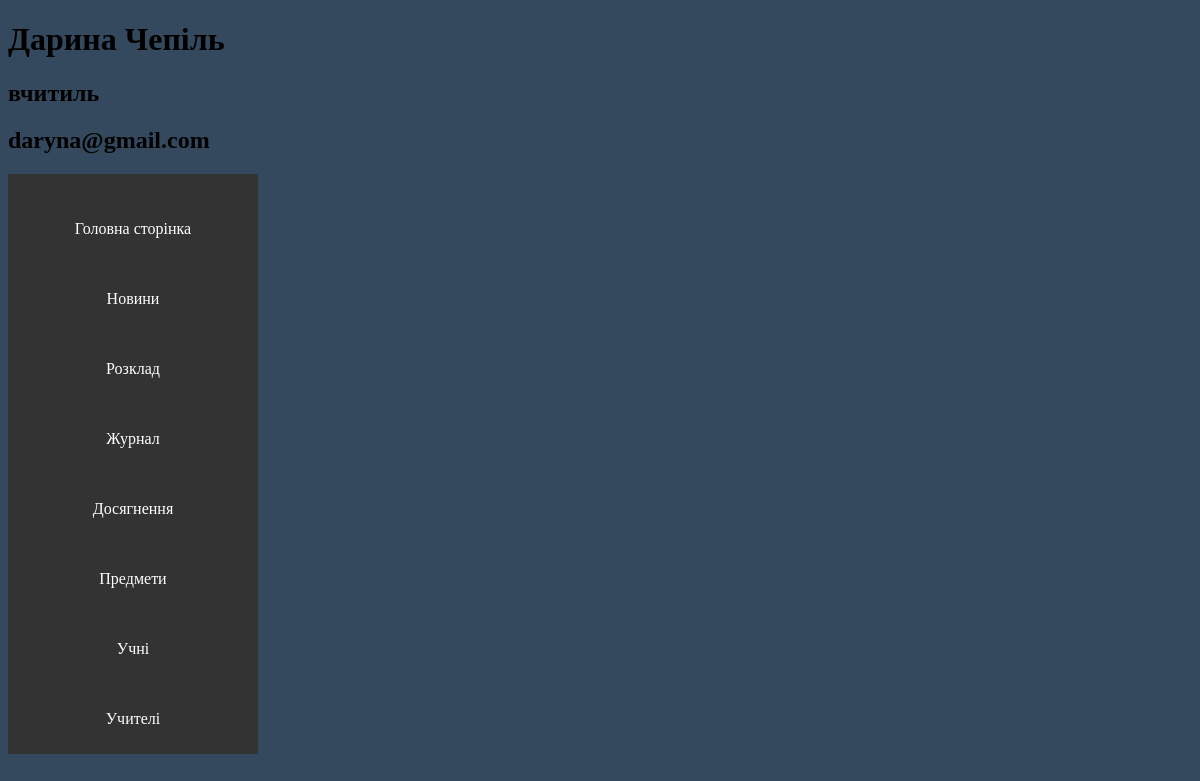
Before: /account/2 with the older database file.
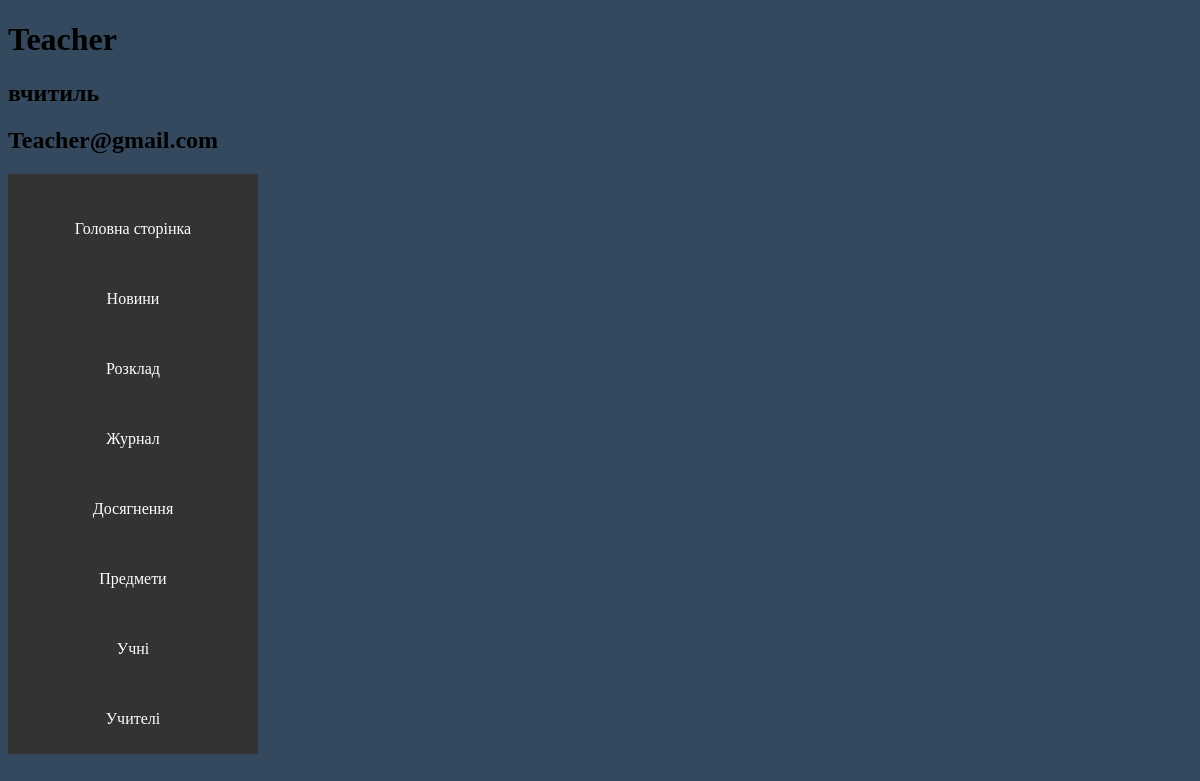
After: the same page with the newer database file.
### app.py (models this page shows, shortened)
class Account(db.Model):
    id = db.Column(db.Integer, primary_key=True)
    full_name = db.Column(db.String(100), nullable=False)
    email = db.Column(db.String(30), nullable=False, unique=True)
    role = db.Column(db.String(30), nullable=False)
    password = db.Column(db.String(100), nullable=False)

### app.py (the view)
@app.route("/account/<int:id>")
def your_account(id):
    account = Account.query.get(id)
    return render_template("your_account.html", account=account)

### templates/your_account.html (shortened to what this page needs)
{% extends 'base.html' %}
{% block body %}
    <h1>{{ account.full_name }}</h1>
    <h2>{{account.role}}</h2>
    <h2>{{account.email}}</h2>
<div class="sidebar">
    <ul style="list-style-type: none;">
        <li><a href="/"> Головна сторінка</a></li>
        <li><a href="/"> Новини</a></li>
        <li><a href="/"> Розклад</a></li>
        <li><a href="/"> Журнал</a></li>
        <li><a href="/"> Досягнення </a></li>
        <li><a href="/greate_subgect/{{account.id}}"> Предмети</a></li>
        <li><a href="/"> Учні</a></li>
        <li><a href="/"> Учителі</a></li>
    </ul>
</div>
{% endblock %}

Changed rows visible on the page:
changed Account "вчитиль": full_name "Дарина Чепіль" → "Teacher"; email "daryna@gmail.com" → "Teacher@gmail.com"
